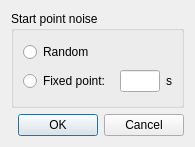
<ui version="4.0" >
 <class>NoiseStartpointDlg</class>
 <widget class="QDialog" name="NoiseStartpointDlg" >
  <property name="geometry" >
   <rect>
    <x>0</x>
    <y>0</y>
    <width>186</width>
    <height>147</height>
   </rect>
  </property>
  <property name="windowTitle" >
   <string>Dialog</string>
  </property>
  <layout class="QGridLayout" name="gridLayout_2" >
   <item row="0" column="0" >
    <widget class="QGroupBox" name="groupBox" >
     <property name="title" >
      <string>Start point noise</string>
     </property>
     <layout class="QGridLayout" name="gridLayout" >
      <item row="0" column="0" colspan="2" >
       <widget class="QRadioButton" name="randomRadio" >
        <property name="text" >
         <string>Random</string>
        </property>
       </widget>
      </item>
      <item row="1" column="0" >
       <widget class="QRadioButton" name="fixedRadio" >
        <property name="text" >
         <string>Fixed point: </string>
        </property>
       </widget>
      </item>
      <item row="1" column="1" >
       <widget class="QLineEdit" name="startpointLine" >
        <property name="enabled" >
         <bool>true</bool>
        </property>
        <property name="minimumSize" >
         <size>
          <width>40</width>
          <height>0</height>
         </size>
        </property>
        <property name="maximumSize" >
         <size>
          <width>40</width>
          <height>16777215</height>
         </size>
        </property>
       </widget>
      </item>
      <item row="1" column="2" >
       <widget class="QLabel" name="sLbl" >
        <property name="text" >
         <string>s</string>
        </property>
       </widget>
      </item>
     </layout>
    </widget>
   </item>
   <item row="1" column="0" >
    <widget class="QDialogButtonBox" name="buttonBox" >
     <property name="orientation" >
      <enum>Qt::Horizontal</enum>
     </property>
     <property name="standardButtons" >
      <set>QDialogButtonBox::Cancel|QDialogButtonBox::Ok</set>
     </property>
    </widget>
   </item>
  </layout>
 </widget>
 <resources/>
 <connections>
  <connection>
   <sender>buttonBox</sender>
   <signal>accepted()</signal>
   <receiver>NoiseStartpointDlg</receiver>
   <slot>accept()</slot>
   <hints>
    <hint type="sourcelabel" >
     <x>248</x>
     <y>254</y>
    </hint>
    <hint type="destinationlabel" >
     <x>157</x>
     <y>274</y>
    </hint>
   </hints>
  </connection>
  <connection>
   <sender>buttonBox</sender>
   <signal>rejected()</signal>
   <receiver>NoiseStartpointDlg</receiver>
   <slot>reject()</slot>
   <hints>
    <hint type="sourcelabel" >
     <x>316</x>
     <y>260</y>
    </hint>
    <hint type="destinationlabel" >
     <x>286</x>
     <y>274</y>
    </hint>
   </hints>
  </connection>
 </connections>
</ui>
